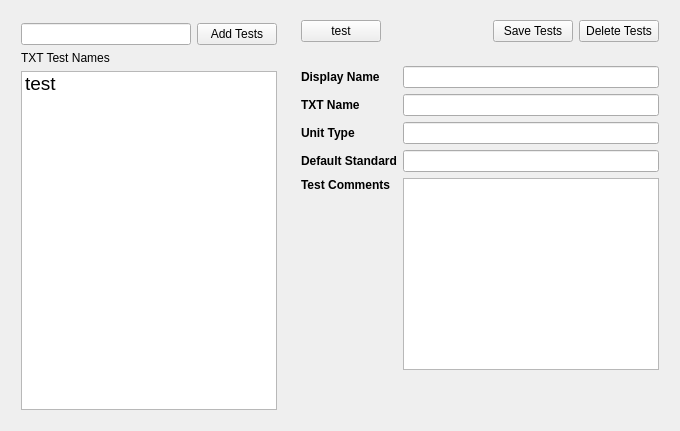
                <widget class="QWidget" name="chmTestsInfoTab">
                 <attribute name="title">
                  <string>Tests Info</string>
                 </attribute>
                 <layout class="QHBoxLayout" name="horizontalLayout_55">
                  <property name="leftMargin">
                   <number>12</number>
                  </property>
                  <property name="rightMargin">
                   <number>12</number>
                  </property>
                  <property name="bottomMargin">
                   <number>12</number>
                  </property>
                  <item>
                   <widget class="QWidget" name="chmTestsWidget" native="true">
                    <property name="maximumSize">
                     <size>
                      <width>350</width>
                      <height>16777215</height>
                     </size>
                    </property>
                    <property name="styleSheet">
                     <string notr="true"/>
                    </property>
                    <layout class="QGridLayout" name="gridLayout_16">
                     <property name="topMargin">
                      <number>12</number>
                     </property>
                     <property name="horizontalSpacing">
                      <number>0</number>
                     </property>
                     <item row="1" column="0">
                      <widget class="QWidget" name="widget_32" native="true">
                       <property name="minimumSize">
                        <size>
                         <width>0</width>
                         <height>0</height>
                        </size>
                       </property>
                       <layout class="QHBoxLayout" name="horizontalLayout_54">
                        <property name="leftMargin">
                         <number>0</number>
                        </property>
                        <property name="topMargin">
                         <number>0</number>
                        </property>
                        <property name="rightMargin">
                         <number>0</number>
                        </property>
                        <property name="bottomMargin">
                         <number>0</number>
                        </property>
                        <item>
                         <widget class="QLineEdit" name="testsInputLabel">
                          <property name="minimumSize">
                           <size>
                            <width>0</width>
                            <height>0</height>
                           </size>
                          </property>
                         </widget>
                        </item>
                        <item>
                         <widget class="QPushButton" name="gcmsAddTestsBtn">
                          <property name="text">
                           <string>Add Tests</string>
                          </property>
                         </widget>
                        </item>
                       </layout>
                      </widget>
                     </item>
                     <item row="3" column="0" colspan="2">
                      <widget class="QListWidget" name="gcmsDefinedtests">
                       <property name="font">
                        <font>
                         <pointsize>14</pointsize>
                        </font>
                       </property>
                       <item>
                        <property name="text">
                         <string>test</string>
                        </property>
                       </item>
                      </widget>
                     </item>
                     <item row="2" column="0">
                      <widget class="QLabel" name="label_84">
                       <property name="text">
                        <string>TXT Test Names</string>
                       </property>
                      </widget>
                     </item>
                    </layout>
                   </widget>
                  </item>
                  <item>
                   <widget class="QWidget" name="chmTestInfoWidget_2" native="true">
                    <property name="styleSheet">
                     <string notr="true"/>
                    </property>
                    <layout class="QVBoxLayout" name="verticalLayout_44">
                     <property name="leftMargin">
                      <number>0</number>
                     </property>
                     <property name="topMargin">
                      <number>0</number>
                     </property>
                     <property name="rightMargin">
                      <number>0</number>
                     </property>
                     <property name="bottomMargin">
                      <number>0</number>
                     </property>
                     <item>
                      <widget class="QWidget" name="chmTestsSaveWidget" native="true">
                       <property name="minimumSize">
                        <size>
                         <width>0</width>
                         <height>0</height>
                        </size>
                       </property>
                       <property name="maximumSize">
                        <size>
                         <width>16777215</width>
                         <height>16777215</height>
                        </size>
                       </property>
                       <property name="styleSheet">
                        <string notr="true"/>
                       </property>
                       <layout class="QGridLayout" name="gridLayout_14">
                        <item row="0" column="2">
                         <widget class="QPushButton" name="gcmsSaveTestBtn">
                          <property name="text">
                           <string>Save Tests</string>
                          </property>
                         </widget>
                        </item>
                        <item row="0" column="3">
                         <widget class="QPushButton" name="gcmsDeleteTestBtn">
                          <property name="text">
                           <string>Delete Tests</string>
                          </property>
                         </widget>
                        </item>
                        <item row="0" column="1">
                         <spacer name="horizontalSpacer_13">
                          <property name="orientation">
                           <enum>Qt::Horizontal</enum>
                          </property>
                          <property name="sizeHint" stdset="0">
                           <size>
                            <width>40</width>
                            <height>20</height>
                           </size>
                          </property>
                         </spacer>
                        </item>
                        <item row="0" column="0">
                         <widget class="QPushButton" name="testBtn">
                          <property name="text">
                           <string>test</string>
                          </property>
                         </widget>
                        </item>
                       </layout>
                      </widget>
                     </item>
                     <item>
                      <widget class="QWidget" name="chmTestDisplayWidget" native="true">
                       <property name="maximumSize">
                        <size>
                         <width>16777215</width>
                         <height>16777215</height>
                        </size>
                       </property>
                       <property name="styleSheet">
                        <string notr="true"/>
                       </property>
                       <layout class="QGridLayout" name="gridLayout_15">
                        <item row="3" column="0">
                         <widget class="QLabel" name="label_79">
                          <property name="font">
                           <font>
                            <weight>75</weight>
                            <bold>true</bold>
                           </font>
                          </property>
                          <property name="text">
                           <string>Default Standard</string>
                          </property>
                         </widget>
                        </item>
                        <item row="2" column="0">
                         <widget class="QLabel" name="label_80">
                          <property name="font">
                           <font>
                            <weight>75</weight>
                            <bold>true</bold>
                           </font>
                          </property>
                          <property name="text">
                           <string>Unit Type </string>
                          </property>
                         </widget>
                        </item>
                        <item row="2" column="1">
                         <widget class="QLineEdit" name="gcmsUnitType"/>
                        </item>
                        <item row="3" column="1">
                         <widget class="QLineEdit" name="gcmsRefValue"/>
                        </item>
                        <item row="0" column="0">
                         <widget class="QLabel" name="label_81">
                          <property name="font">
                           <font>
                            <weight>75</weight>
                            <bold>true</bold>
                           </font>
                          </property>
                          <property name="text">
                           <string>Display Name</string>
                          </property>
                         </widget>
                        </item>
                        <item row="6" column="1">
                         <spacer name="verticalSpacer_13">
                          <property name="orientation">
                           <enum>Qt::Vertical</enum>
                          </property>
                          <property name="sizeHint" stdset="0">
                           <size>
                            <width>20</width>
                            <height>40</height>
                           </size>
                          </property>
                         </spacer>
                        </item>
                        <item row="0" column="1">
                         <widget class="QLineEdit" name="gcmsDisplayName"/>
                        </item>
                        <item row="1" column="0">
                         <widget class="QLabel" name="label_82">
                          <property name="font">
                           <font>
                            <weight>75</weight>
                            <bold>true</bold>
                           </font>
                          </property>
                          <property name="text">
                           <string>TXT Name</string>
                          </property>
                         </widget>
                        </item>
                        <item row="1" column="1">
                         <widget class="QLineEdit" name="gcmsTxtName"/>
                        </item>
                        <item row="5" column="1">
                         <widget class="QTextEdit" name="gcmsComment"/>
                        </item>
                        <item row="5" column="0" alignment="Qt::AlignTop">
                         <widget class="QLabel" name="label_83">
                          <property name="font">
                           <font>
                            <weight>75</weight>
                            <bold>true</bold>
                           </font>
                          </property>
                          <property name="text">
                           <string>Test Comments </string>
                          </property>
                         </widget>
                        </item>
                       </layout>
                      </widget>
                     </item>
                    </layout>
                   </widget>
                  </item>
                 </layout>
                </widget>
